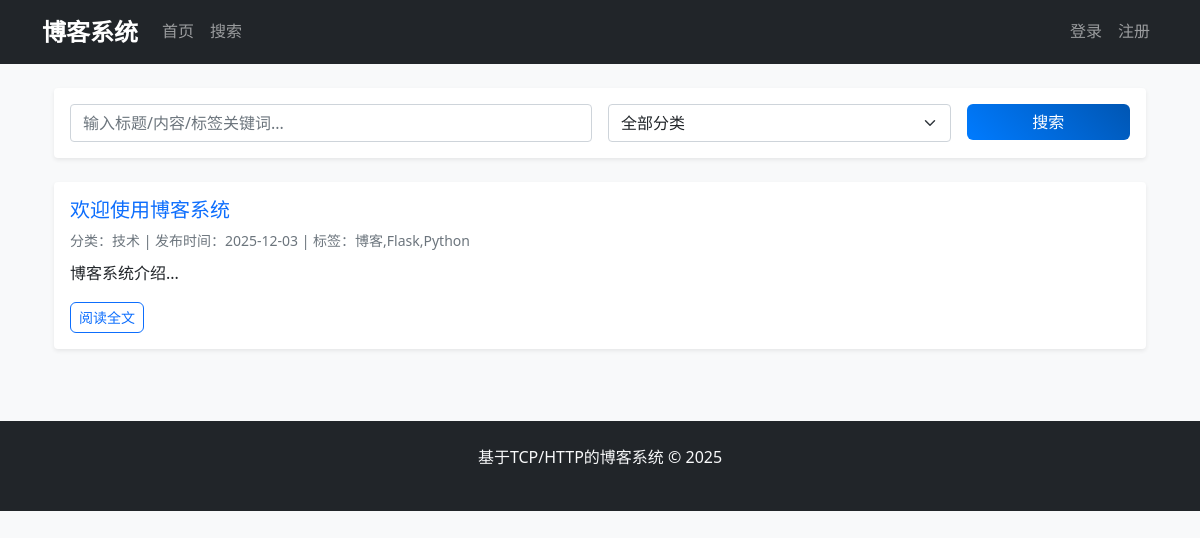
Before: /search with the older database file.
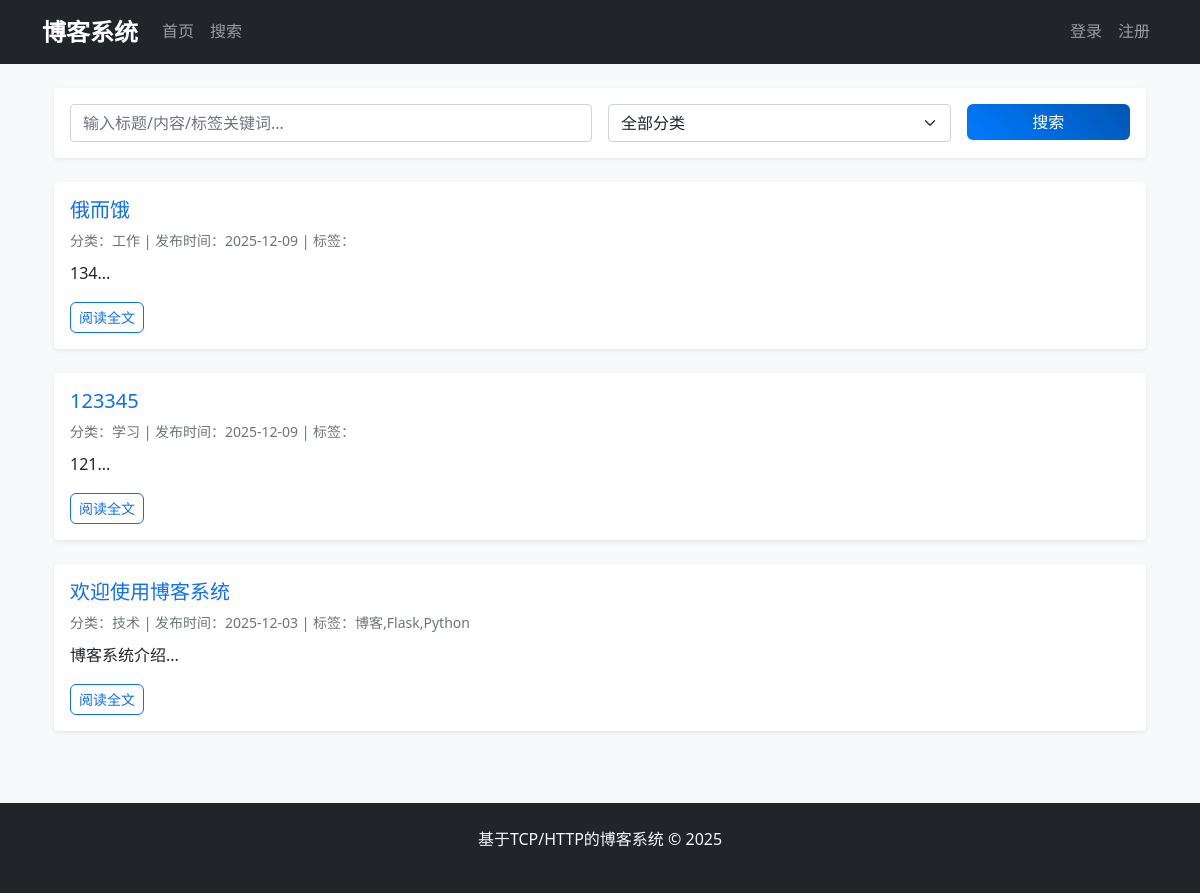
After: the same page with the newer database file.
### models.py (models this page shows)
class Article(db.Model):
    id = db.Column(db.Integer, primary_key=True)
    title = db.Column(db.String(200), nullable=False)
    content = db.Column(db.Text, nullable=False)
    summary = db.Column(db.String(500))
    category = db.Column(db.String(100))
    tags = db.Column(db.String(200))
    created_at = db.Column(db.DateTime, default=datetime.utcnow)
    updated_at = db.Column(db.DateTime, default=datetime.utcnow)
    user_id = db.Column(db.Integer, db.ForeignKey('user.id'), nullable=False)
    is_private = db.Column(db.Boolean, default=False)
    password = db.Column(db.String(100))
    require_vip = db.Column(db.Boolean, default=False)
    view_count = db.Column(db.Integer, default=0)
    comments = db.relationship('Comment', backref='article', lazy='dynamic')
    likes = db.relationship('Like', backref='article', lazy='dynamic')

### app.py (the view, shortened to what this page needs)
@app.route('/search')
def search():
    keyword = request.args.get('q', '')
    category = request.args.get('category', '')
    page = request.args.get('page', 1, type=int)
    per_page = 10
    query = Article.query.filter_by(is_private=False)
    if category:
        query = query.filter(Article.category == category)
    articles = query.order_by(Article.created_at.desc()).paginate(
        page=page, per_page=per_page, error_out=False
    )
    fixed_categories = ["技术", "生活", "学习", "工作", "其他"]
    categories = []
    for cate in fixed_categories:
        count = Article.query.filter_by(category=cate, is_private=False).count()
        categories.append((cate, count))
    return render_template('search.html',
                         articles=articles,
                         keyword=keyword,
                         category=category,
                         categories=categories)  # 传递固定分类数据

### app.py (called while the page is built)
@app.before_request
def before_request():
    if request.endpoint and request.endpoint != 'static':
        monitor.record_request()

### utils/network_monitor.py (called while the page is built)
    def record_request(self):
        with self.lock:
            current_time = time.time()
            self.request_times.append(current_time)
            self.active_connections += 1
            cutoff_time = current_time - 60
            self.request_times = [t for t in self.request_times if t > cutoff_time]

### templates/search.html (shortened to what this page needs)
{% extends "base.html" %}
{% block content %}
<div class="container mt-4">
    <div class="card mb-4">
        <div class="card-body">
            <form method="get" action="{{ url_for('search') }}" class="row g-3">
                <div class="col-md-6">
                    <input type="text" name="q" class="form-control"
                           placeholder="输入标题/内容/标签关键词..."
                           value="{{ keyword }}">
                </div>
                <div class="col-md-4">
                    <select name="category" class="form-select">
                        <option value="">全部分类</option>
                    </select>
                </div>
                <div class="col-md-2">
                    <button type="submit" class="btn btn-primary w-100">搜索</button>
                </div>
            </form>
        </div>
    </div>
    <div class="row">
        {% if articles.items %}
            {% for article in articles.items %}
            <div class="col-md-12 mb-4">
                <div class="card h-100">
                    <div class="card-body">
                        <h5 class="card-title">
                            <a href="{{ url_for('article_detail', article_id=article.id) }}" class="text-decoration-none">
                                {{ article.title }}
                            </a>
                        </h5>
                        <div class="text-muted small mb-2">
                            <span>分类：{{ article.category }}</span> |
                            <span>发布时间：{{ article.created_at.strftime('%Y-%m-%d') }}</span> |
                            <span>标签：{{ article.tags }}</span>
                        </div>
                        <p class="card-text">{{ article.summary or article.content[:150] }}...</p>
                        <a href="{{ url_for('article_detail', article_id=article.id) }}" class="btn btn-sm btn-outline-primary">
                            阅读全文
                        </a>
                    </div>
                </div>
            </div>
            {% endfor %}
        {% else %}
            <div class="col-12">
                <div class="alert alert-warning text-center">
                    未找到相关文章，请调整关键词或分类
                </div>
            </div>
        {% endif %}
    </div>
</div>
{% endblock %}

### templates/base.html (shortened to what this page needs)
<!DOCTYPE html>
<html lang="zh-CN">
<head>
    <link href="https://cdn.jsdelivr.net/npm/bootstrap@5.1.3/dist/css/bootstrap.min.css" rel="stylesheet">
    <link href="{{ url_for('static', filename='css/style.css') }}" rel="stylesheet">
</head>
<body>
    <nav class="navbar navbar-expand-lg navbar-dark bg-dark">
        <div class="container">
            <a class="navbar-brand" href="{{ url_for('index') }}">博客系统</a>
            <div class="collapse navbar-collapse" id="navbarNav">
                <ul class="navbar-nav me-auto">
                    <li class="nav-item">
                        <a class="nav-link" href="{{ url_for('index') }}">首页</a>
                    </li>
                    <li class="nav-item">
                        <a class="nav-link" href="{{ url_for('search') }}">搜索</a>
                    </li>
                </ul>
                <ul class="navbar-nav">
                    {% if session.user_id %}
                    <li class="nav-item">
                        <a class="nav-link" href="{{ url_for('profile', username=session.username) }}">
                            {{ session.username }}{% if session.is_vip %} <span class="badge vip-badge">VIP</span>{% endif %}
                        </a>
                    </li>
                    <li class="nav-item">
                        <a class="nav-link" href="{{ url_for('network_stats') }}">网络监控</a>
                    </li>
                    <li class="nav-item">
                        <a class="nav-link" href="{{ url_for('logout') }}">退出</a>
                    </li>
                    {% else %}
                    <li class="nav-item">
                        <a class="nav-link" href="{{ url_for('login') }}">登录</a>
                    </li>
                    <li class="nav-item">
                        <a class="nav-link" href="{{ url_for('register') }}">注册</a>
                    </li>
                    {% endif %}
                </ul>
            </div>
        </div>
    </nav>
    <div class="container mt-4">
        {% block content %}{% endblock %}
    </div>
    <footer class="bg-dark text-light py-4 mt-5">
        <div class="container text-center">
            <p>基于TCP/HTTP的博客系统 &copy; 2025</p>
        </div>
    </footer>
</body>
</html>

### static/style.css (style rules this page uses)
body { font-family: 'Segoe UI', Tahoma, Geneva, Verdana, sans-serif; background-color: #f8f9fa; line-height: 1.6; }
.navbar-brand { font-weight: bold; font-size: 1.5rem; }
.card { border: none; box-shadow: 0 0.125rem 0.25rem rgba(0, 0, 0, 0.075); transition: all 0.3s ease; }
.btn { transition: all 0.3s ease; border-radius: 0.375rem; }
.btn-primary { background: linear-gradient(45deg, #007bff, #0056b3); border: none; }

Changed rows visible on the page:
added Article: title "俄而饿", category "工作", created_at "2025-12-09", summary "134"
added Article: title "123345", category "学习", created_at "2025-12-09", summary "121"
